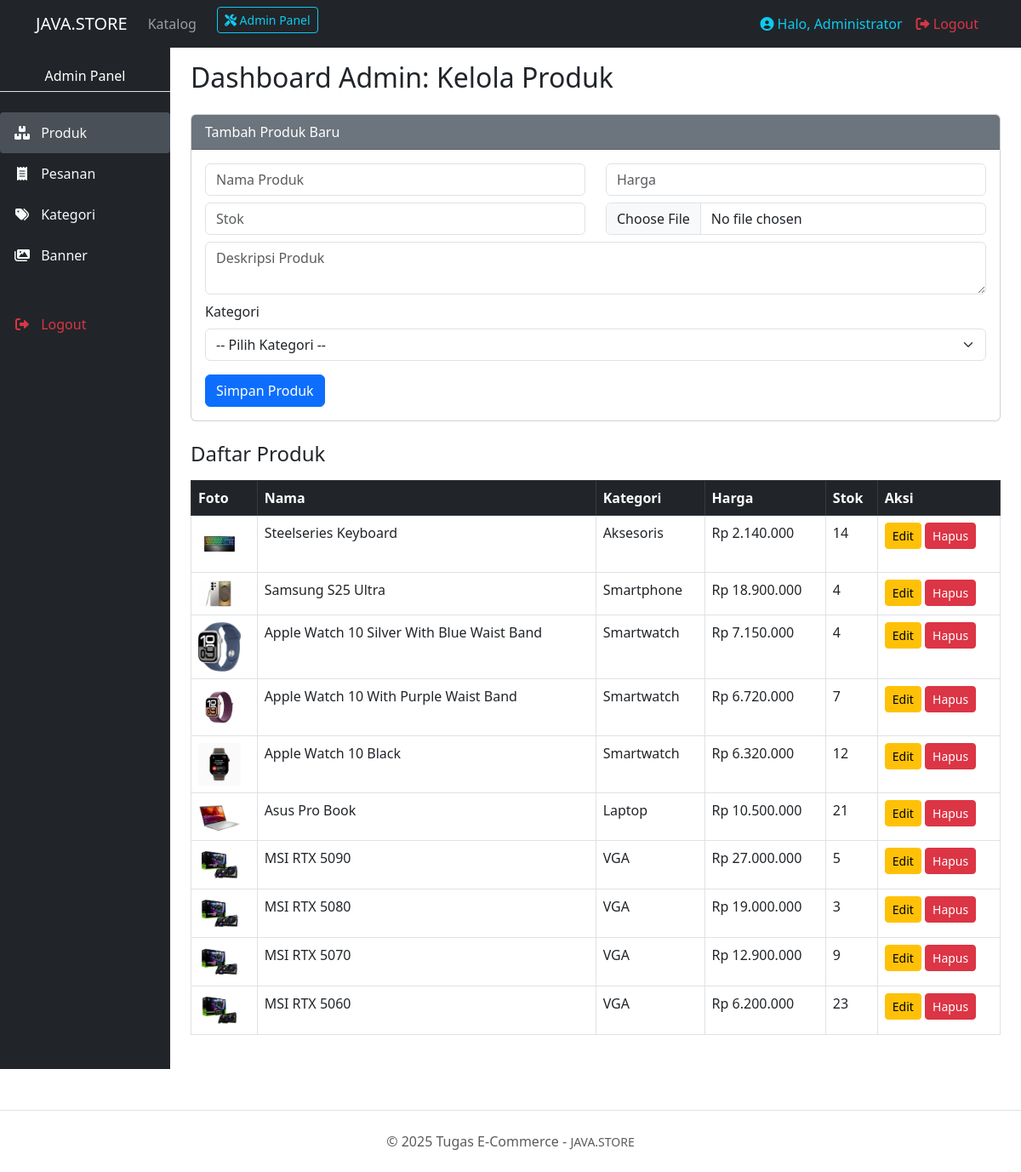
The app's page /toko_online/admin_produk.php (signed in) with its own data.
### tables this page shows
CREATE TABLE `products` (
  `id` int(11) NOT NULL,
  `category_id` int(11) DEFAULT NULL,
  `name` varchar(100) NOT NULL,
  `price` decimal(10,2) NOT NULL,
  `stock` int(11) NOT NULL,
  `description` text DEFAULT NULL,
  `image` varchar(255) DEFAULT NULL
);

CREATE TABLE `categories` (
  `id` int(11) NOT NULL,
  `name` varchar(100) NOT NULL
);

### toko_online/admin_produk.php (the view, shortened to what this page needs)
<?php
include 'header.php';
?>
<h2 class="mb-4">Dashboard Admin: Kelola Produk</h2>
<div class="card mb-4">
    <div class="card-header bg-secondary text-white">Tambah Produk Baru</div>
    <div class="card-body">
        <form method="post" enctype="multipart/form-data">
            <div class="row">
                <div class="col-md-6 mb-2"><input type="text" name="nama" class="form-control" placeholder="Nama Produk" required></div>
                <div class="col-md-6 mb-2"><input type="number" name="harga" class="form-control" placeholder="Harga" required></div>
                <div class="col-md-6 mb-2"><input type="number" name="stok" class="form-control" placeholder="Stok" required></div>
                <div class="col-md-6 mb-2"><input type="file" name="foto" class="form-control" required></div>
                <div class="col-12 mb-2"><textarea name="deskripsi" class="form-control" placeholder="Deskripsi Produk"></textarea></div>
                <div class="col-12 mb-3">
                    <label class="form-label">Kategori</label>
                    <select name="category_id" class="form-select" required>
                    <option value="">-- Pilih Kategori --</option>
                    </select>
                </div>
                <div class="col-12">
                    <button type="submit" name="tambah" class="btn btn-primary">Simpan Produk</button>
                </div>
            </div>
        </form>
    </div>
</div>
<h4 class="mb-3">Daftar Produk</h4>
<table class="table table-hover table-bordered">
    <thead class="table-dark">
        <tr>
            <th>Foto</th>
            <th>Nama</th>
            <th>Kategori</th> <th>Harga</th>
            <th>Stok</th>
            <th>Aksi</th>
        </tr>
    </thead>
    <tbody>
        <?php
        $products_query = "
            SELECT p.*, c.name as category_name
            FROM products p
            LEFT JOIN categories c ON p.category_id = c.id
            ORDER BY p.id DESC
        ";
        $products = mysqli_query($conn, $products_query);
        while ($p = mysqli_fetch_assoc($products)) {
            echo "<tr>
                <td><img src='assets/img/{$p['image']}' width='50' alt='{$p['name']}'></td>
                <td>{$p['name']}</td>
                <td>".(isset($p['category_name']) ? $p['category_name'] : 'N/A')."</td>
                <td>Rp ".number_format($p['price'], 0, ',', '.')."</td>
                <td>{$p['stock']}</td>
                <td>
                    <a href='edit_produk.php?id={$p['id']}' class='btn btn-warning btn-sm'>Edit</a>
                    <a href='hapus_produk.php?id={$p['id']}' class='btn btn-danger btn-sm'>Hapus</a>
                </td>
            </tr>";
        }
        ?>
    </tbody>
</table>
<?php include 'footer.php'; ?>

### records on screen
products: image (picture), name "Steelseries Keyboard", category.name "Aksesoris", price "2.140.000", stock "14"
products: image (picture), name "Samsung S25 Ultra", category.name "Smartphone", price "18.900.000", stock "4"
products: image (picture), name "Apple Watch 10 Silver With Blue Waist Band", category.name "Smartwatch", price "7.150.000", stock "4"
products: image (picture), name "Apple Watch 10 With Purple Waist Band", category.name "Smartwatch", price "6.720.000", stock "7"
products: image (picture), name "Apple Watch 10 Black", category.name "Smartwatch", price "6.320.000", stock "12"
products: image (picture), name "Asus Pro Book", category.name "Laptop", price "10.500.000", stock "21"
products: image (picture), name "MSI RTX 5090", category.name "VGA", price "27.000.000", stock "5"
products: image (picture), name "MSI RTX 5080", category.name "VGA", price "19.000.000", stock "3"
products: image (picture), name "MSI RTX 5070", category.name "VGA", price "12.900.000", stock "9"
products: image (picture), name "MSI RTX 5060", category.name "VGA", price "6.200.000", stock "23"

### other values on screen
$_SESSION['name'] "Administrator"
